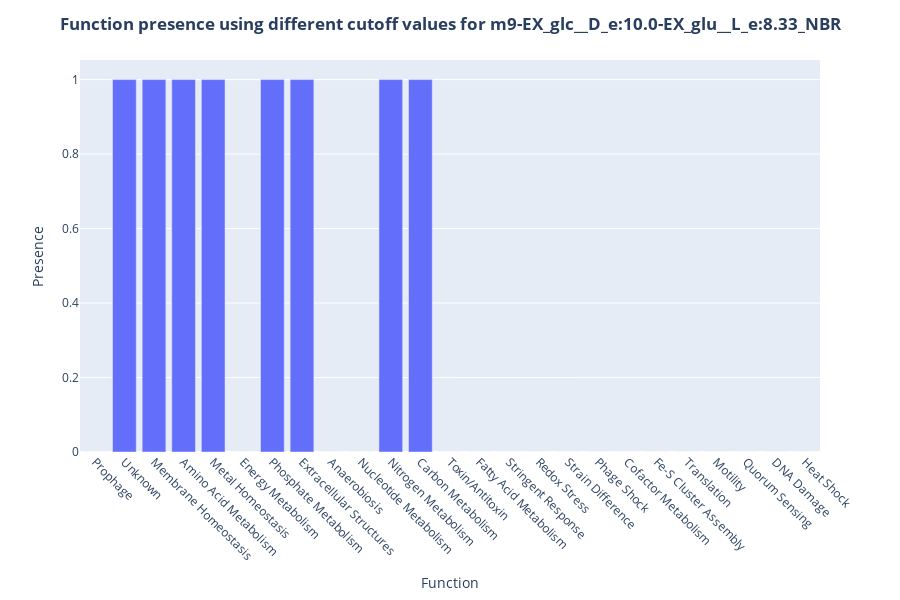
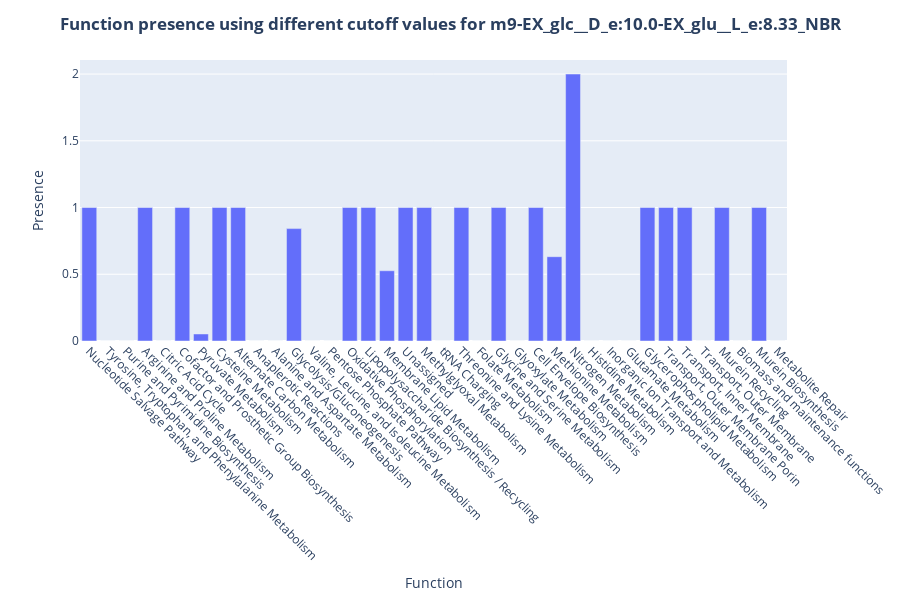
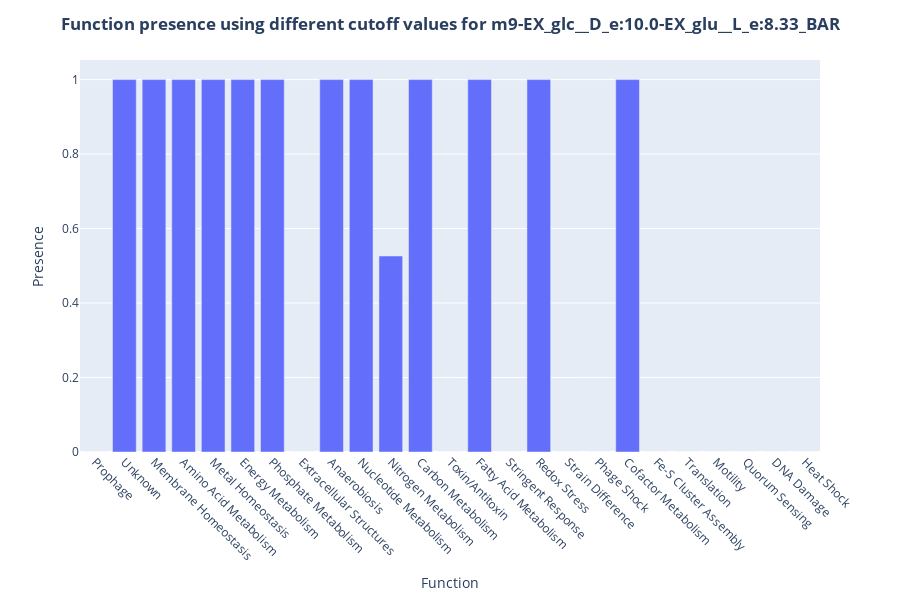
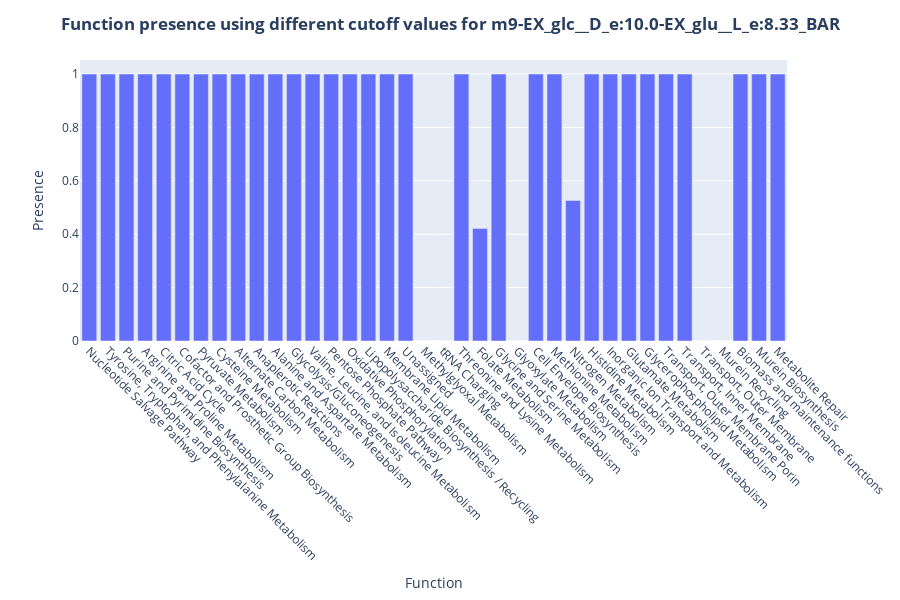

The notebook cell these images were saved under, in order:
### Markdown cell above
#### 5.1 Save presence data and plot it in a barplot across conditions for each functional class

### Code cell
in_every_cutoff = {}
func_dict = {'Function-1' : 'imodulon_function',
             'Function-2' : 'subsystem' }

for result_type in sensitivity_result_dict:
    in_every_cutoff[result_type] = {}
    #create the filename according to the pattern <species>_<study>_enriched_functions.xlsx
    with pd.ExcelWriter('ecoli_carbon_source_enriched_'+result_type+'.xlsx') as writer:
        for condition in sensitivity_result_dict[result_type]:
            sensitivity_data = sensitivity_result_dict[result_type][condition]
            if result_type == 'Gene':
                set_id = '-'.join([condition.replace(':',''),result_type])
                sensitivity_data.to_excel(writer, sheet_name=set_id)
                in_every_cutoff[result_type][set_id] = set(sensitivity_data.loc[sensitivity_data["Presence"]==1.0, result_type].tolist())
            if result_type == 'Function':
                fc_index = 1
                for sensitivity_df in sensitivity_data:
                    display(sensitivity_df)
                    f = result_type+'-'+str(fc_index)
                    set_id = '-'.join([condition.replace(':',''),f])
                    #Plot the function sensitivity analysis:
                    fig = px.bar(sensitivity_df, x="Function", y="Presence")
                    fig.update_layout(title=dict(text='<b>Function presence using different cutoff values for '+condition+'<b>',x=0.5),
                                      xaxis=dict(tickangle=45),
                                      height = 600
                                     )
                    display(fig)
                    fig_name = set_id.replace(f,func_dict[f])+'_presence.png'
                    fig_save_path='/'.join(['results',species,study_name,'Figures',fig_name])
                    fig.write_image(fig_save_path)
                    fc_index += 1                      
                    in_every_cutoff[result_type][set_id] = set(sensitivity_df.loc[sensitivity_df["Presence"]==1.0, result_type].tolist())
                    sensitivity_df.to_excel(writer, sheet_name=set_id)

### Figure 1 — Plotly figure (JSON) as saved in the notebook; plotly's stock layout.template omitted (floating-point values rounded to 4 significant figures)
{"data": [{"alignmentgroup": "True", "hovertemplate": "Function=%{x}<br>Presence=%{y}<extra></extra>", "legendgroup": "", "marker": {"color": "#636efa", "pattern": {"shape": ""}}, "name": "", "offsetgroup": "", "orientation": "v", "showlegend": false, "textposition": "auto", "type": "bar", "x": ["Prophage", "Unknown", "Membrane Homeostasis", "Amino Acid Metabolism", "Metal Homeostasis", "Energy Metabolism", "Phosphate Metabolism", "Extracellular Structures", "Anaerobiosis", "Nucleotide Metabolism", "Nitrogen Metabolism", "Carbon Metabolism", "Toxin/Antitoxin", "Fatty Acid Metabolism", "Stringent Response", "Redox Stress", "Strain Difference", "Phage Shock", "Cofactor Metabolism", "Fe-S Cluster Assembly", "Translation", "Motility", "Quorum Sensing", "DNA Damage", "Heat Shock"], "xaxis": "x", "y": [0, 1, 1, 1, 1, 0, 1, 1, 0, 0, 1, 1, 0, 0, 0, 0, 0, 0, 0, 0, 0, 0, 0, 0, 0], "yaxis": "y"}], "layout": {"barmode": "relative", "height": 600, "legend": {"tracegroupgap": 0}, "margin": {"t": 60}, "title": {"text": "<b>Function presence using different cutoff values for m9-EX_glc__D_e:10.0-EX_glu__L_e:8.33_NBR<b>", "x": 0.5}, "xaxis": {"anchor": "y", "domain": [0, 1], "tickangle": 45, "title": {"text": "Function"}}, "yaxis": {"anchor": "x", "domain": [0, 1], "title": {"text": "Presence"}}}}

### Figure 2 — Plotly figure (JSON) as saved in the notebook; plotly's stock layout.template omitted (floating-point values rounded to 4 significant figures)
{"data": [{"alignmentgroup": "True", "hovertemplate": "Function=%{x}<br>Presence=%{y}<extra></extra>", "legendgroup": "", "marker": {"color": "#636efa", "pattern": {"shape": ""}}, "name": "", "offsetgroup": "", "orientation": "v", "showlegend": false, "textposition": "auto", "type": "bar", "x": ["Nucleotide Salvage Pathway", "Tyrosine, Tryptophan, and Phenylalanine Metabolism", "Purine and Pyrimidine Biosynthesis", "Arginine and Proline Metabolism", "Citric Acid Cycle", "Cofactor and Prosthetic Group Biosynthesis", "Pyruvate Metabolism", "Cysteine Metabolism", "Alternate Carbon Metabolism", "Anaplerotic Reactions", "Alanine and Aspartate Metabolism", "Glycolysis/Gluconeogenesis", "Valine, Leucine, and Isoleucine Metabolism", "Pentose Phosphate Pathway", "Oxidative Phosphorylation", "Lipopolysaccharide Biosynthesis / Recycling", "Membrane Lipid Metabolism", "Unassigned", "Methylglyoxal Metabolism", "tRNA Charging", "Threonine and Lysine Metabolism", "Folate Metabolism", "Glycine and Serine Metabolism", "Glyoxylate Metabolism", "Cell Envelope Biosynthesis", "Methionine Metabolism", "Nitrogen Metabolism", "Histidine Metabolism", "Inorganic Ion Transport and Metabolism", "Glutamate Metabolism", "Glycerophospholipid Metabolism", "Transport, Outer Membrane Porin", "Transport, Inner Membrane", "Transport, Outer Membrane", "Murein Recycling", "Biomass and maintenance functions", "Murein Biosynthesis", "Metabolite Repair"], "xaxis": "x", "y": [1, 0, 0, 1, 0, 1, 0.05263, 1, 1, 0, 0, 0.8421, 0, 0, 1, 1, 0.5263, 1, 1, 0, 1, 0, 1, 0, 1, 0.6316, 2, 0, 0, 0, 1, 1, 1, 0, 1, 0, 1, 0], "yaxis": "y"}], "layout": {"barmode": "relative", "height": 600, "legend": {"tracegroupgap": 0}, "margin": {"t": 60}, "title": {"text": "<b>Function presence using different cutoff values for m9-EX_glc__D_e:10.0-EX_glu__L_e:8.33_NBR<b>", "x": 0.5}, "xaxis": {"anchor": "y", "domain": [0, 1], "tickangle": 45, "title": {"text": "Function"}}, "yaxis": {"anchor": "x", "domain": [0, 1], "title": {"text": "Presence"}}}}

### Figure 3 — Plotly figure (JSON) as saved in the notebook; plotly's stock layout.template omitted (floating-point values rounded to 4 significant figures)
{"data": [{"alignmentgroup": "True", "hovertemplate": "Function=%{x}<br>Presence=%{y}<extra></extra>", "legendgroup": "", "marker": {"color": "#636efa", "pattern": {"shape": ""}}, "name": "", "offsetgroup": "", "orientation": "v", "showlegend": false, "textposition": "auto", "type": "bar", "x": ["Prophage", "Unknown", "Membrane Homeostasis", "Amino Acid Metabolism", "Metal Homeostasis", "Energy Metabolism", "Phosphate Metabolism", "Extracellular Structures", "Anaerobiosis", "Nucleotide Metabolism", "Nitrogen Metabolism", "Carbon Metabolism", "Toxin/Antitoxin", "Fatty Acid Metabolism", "Stringent Response", "Redox Stress", "Strain Difference", "Phage Shock", "Cofactor Metabolism", "Fe-S Cluster Assembly", "Translation", "Motility", "Quorum Sensing", "DNA Damage", "Heat Shock"], "xaxis": "x", "y": [0, 1, 1, 1, 1, 1, 1, 0, 1, 1, 0.5263, 1, 0, 1, 0, 1, 0, 0, 1, 0, 0, 0, 0, 0, 0], "yaxis": "y"}], "layout": {"barmode": "relative", "height": 600, "legend": {"tracegroupgap": 0}, "margin": {"t": 60}, "title": {"text": "<b>Function presence using different cutoff values for m9-EX_glc__D_e:10.0-EX_glu__L_e:8.33_BAR<b>", "x": 0.5}, "xaxis": {"anchor": "y", "domain": [0, 1], "tickangle": 45, "title": {"text": "Function"}}, "yaxis": {"anchor": "x", "domain": [0, 1], "title": {"text": "Presence"}}}}

### Figure 4 — Plotly figure (JSON) as saved in the notebook; plotly's stock layout.template omitted (floating-point values rounded to 4 significant figures)
{"data": [{"alignmentgroup": "True", "hovertemplate": "Function=%{x}<br>Presence=%{y}<extra></extra>", "legendgroup": "", "marker": {"color": "#636efa", "pattern": {"shape": ""}}, "name": "", "offsetgroup": "", "orientation": "v", "showlegend": false, "textposition": "auto", "type": "bar", "x": ["Nucleotide Salvage Pathway", "Tyrosine, Tryptophan, and Phenylalanine Metabolism", "Purine and Pyrimidine Biosynthesis", "Arginine and Proline Metabolism", "Citric Acid Cycle", "Cofactor and Prosthetic Group Biosynthesis", "Pyruvate Metabolism", "Cysteine Metabolism", "Alternate Carbon Metabolism", "Anaplerotic Reactions", "Alanine and Aspartate Metabolism", "Glycolysis/Gluconeogenesis", "Valine, Leucine, and Isoleucine Metabolism", "Pentose Phosphate Pathway", "Oxidative Phosphorylation", "Lipopolysaccharide Biosynthesis / Recycling", "Membrane Lipid Metabolism", "Unassigned", "Methylglyoxal Metabolism", "tRNA Charging", "Threonine and Lysine Metabolism", "Folate Metabolism", "Glycine and Serine Metabolism", "Glyoxylate Metabolism", "Cell Envelope Biosynthesis", "Methionine Metabolism", "Nitrogen Metabolism", "Histidine Metabolism", "Inorganic Ion Transport and Metabolism", "Glutamate Metabolism", "Glycerophospholipid Metabolism", "Transport, Outer Membrane Porin", "Transport, Inner Membrane", "Transport, Outer Membrane", "Murein Recycling", "Biomass and maintenance functions", "Murein Biosynthesis", "Metabolite Repair"], "xaxis": "x", "y": [1, 1, 1, 1, 1, 1, 1, 1, 1, 1, 1, 1, 1, 1, 1, 1, 1, 1, 0, 0, 1, 0.4211, 1, 0, 1, 1, 0.5263, 1, 1, 1, 1, 1, 1, 0, 0, 1, 1, 1], "yaxis": "y"}], "layout": {"barmode": "relative", "height": 600, "legend": {"tracegroupgap": 0}, "margin": {"t": 60}, "title": {"text": "<b>Function presence using different cutoff values for m9-EX_glc__D_e:10.0-EX_glu__L_e:8.33_BAR<b>", "x": 0.5}, "xaxis": {"anchor": "y", "domain": [0, 1], "tickangle": 45, "title": {"text": "Function"}}, "yaxis": {"anchor": "x", "domain": [0, 1], "title": {"text": "Presence"}}}}
